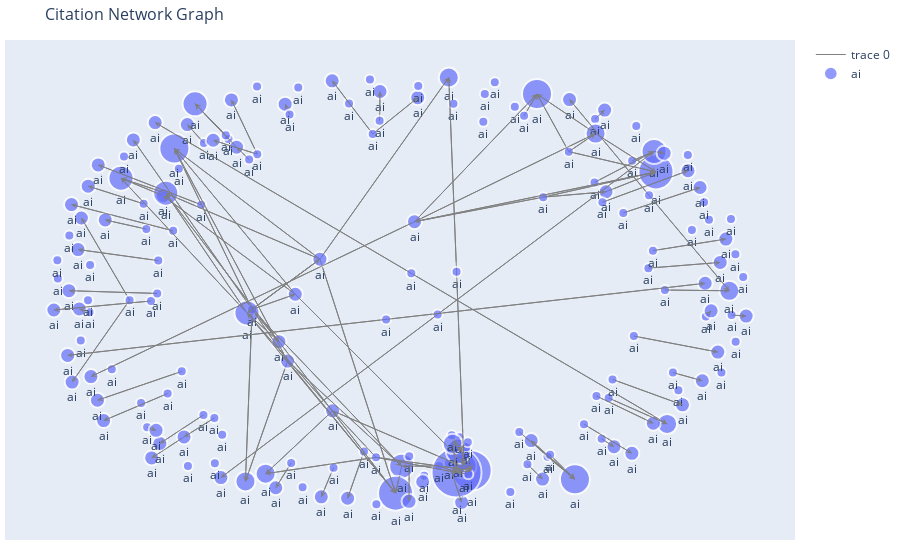

Notebook code cell kept with this figure:
### Code cell
sub_areas_of_interest = ['ai']  # Replace with your desired sub-area
ai_graph = filter_graph_by_sub_areas(G, sub_areas_of_interest)
draw_graph_plotly(ai_graph, sample_fraction=1.0)

### Figure 1 — Plotly figure (JSON) as saved in the notebook; plotly's stock layout.template omitted (floating-point values rounded to 4 significant figures; data arrays with more than 128 entries replaced by an {"elided": "..."} marker saying what was removed)
{"data": [{"hoverinfo": "none", "line": {"color": "gray", "width": 1}, "mode": "lines", "type": "scatter", "x": {"elided": "405 float values"}, "y": {"elided": "405 float values"}}, {"hoverinfo": "text", "marker": {"color": "#636EFA", "line": {"width": 2}, "size": {"elided": "185 int values"}}, "mode": "markers+text", "name": "ai", "text": {"elided": "185 str values"}, "textposition": "bottom center", "type": "scatter", "x": {"elided": "185 float values"}, "y": {"elided": "185 float values"}}], "layout": {"annotations": [{"arrowcolor": "gray", "arrowhead": 3, "arrowsize": 1, "arrowwidth": 1, "ax": 0.6761, "axref": "x", "ay": 0.6213, "ayref": "y", "showarrow": true, "x": 0.738, "xref": "x", "y": 0.6637, "yref": "y"}, {"arrowcolor": "gray", "arrowhead": 3, "arrowsize": 1, "arrowwidth": 1, "ax": -0.7, "axref": "x", "ay": 0.4252, "ayref": "y", "showarrow": true, "x": -0.856, "xref": "x", "y": 0.5057, "yref": "y"}, {"arrowcolor": "gray", "arrowhead": 3, "arrowsize": 1, "arrowwidth": 1, "ax": -0.461, "axref": "x", "ay": 0.7206, "ayref": "y", "showarrow": true, "x": -0.5551, "xref": "x", "y": 0.8804, "yref": "y"}, {"arrowcolor": "gray", "arrowhead": 3, "arrowsize": 1, "arrowwidth": 1, "ax": -0.5315, "axref": "x", "ay": -0.5353, "ayref": "y", "showarrow": true, "x": -0.6541, "xref": "x", "y": -0.6652, "yref": "y"}, {"arrowcolor": "gray", "arrowhead": 3, "arrowsize": 1, "arrowwidth": 1, "ax": 0.3812, "axref": "x", "ay": -0.7599, "ayref": "y", "showarrow": true, "x": 0.4238, "xref": "x", "y": -0.8271, "yref": "y"}, {"arrowcolor": "gray", "arrowhead": 3, "arrowsize": 1, "arrowwidth": 1, "ax": -0.03522, "axref": "x", "ay": 0.8035, "ayref": "y", "showarrow": true, "x": -0.03416, "xref": "x", "y": 0.9362, "yref": "y"}, {"arrowcolor": "gray", "arrowhead": 3, "arrowsize": 1, "arrowwidth": 1, "ax": 0.1595, "axref": "x", "ay": -0.7549, "ayref": "y", "showarrow": true, "x": 0.1959, "xref": "x", "y": -0.9327, "yref": "y"}, {"arrowcolor": "gray", "arrowhead": 3, "arrowsize": 1, "arrowwidth": 1, "ax": -0.3944, "axref": "x", "ay": -0.05507, "ayref": "y", "showarrow": true, "x": -0.2944, "xref": "x", "y": -0.2903, "yref": "y"}, {"arrowcolor": "gray", "arrowhead": 3, "arrowsize": 1, "arrowwidth": 1, "ax": -0.3944, "axref": "x", "ay": -0.05507, "ayref": "y", "showarrow": true, "x": -0.2034, "xref": "x", "y": 0.1736, "yref": "y"}, {"arrowcolor": "gray", "arrowhead": 3, "arrowsize": 1, "arrowwidth": 1, "ax": -0.3944, "axref": "x", "ay": -0.05507, "ayref": "y", "showarrow": true, "x": -0.4131, "xref": "x", "y": -0.8379, "yref": "y"}, {"arrowcolor": "gray", "arrowhead": 3, "arrowsize": 1, "arrowwidth": 1, "ax": -0.3944, "axref": "x", "ay": -0.05507, "ayref": "y", "showarrow": true, "x": -0.3189, "xref": "x", "y": -0.202, "yref": "y"}, {"arrowcolor": "gray", "arrowhead": 3, "arrowsize": 1, "arrowwidth": 1, "ax": -0.3944, "axref": "x", "ay": -0.05507, "ayref": "y", "showarrow": true, "x": 0.02703, "xref": "x", "y": -0.7683, "yref": "y"}, {"arrowcolor": "gray", "arrowhead": 3, "arrowsize": 1, "arrowwidth": 1, "ax": -0.3944, "axref": "x", "ay": -0.05507, "ayref": "y", "showarrow": true, "x": -0.7289, "xref": "x", "y": 0.7159, "yref": "y"}, {"arrowcolor": "gray", "arrowhead": 3, "arrowsize": 1, "arrowwidth": 1, "ax": -0.3944, "axref": "x", "ay": -0.05507, "ayref": "y", "showarrow": true, "x": -0.6134, "xref": "x", "y": 0.6769, "yref": "y"}, {"arrowcolor": "gray", "arrowhead": 3, "arrowsize": 1, "arrowwidth": 1, "ax": -0.3944, "axref": "x", "ay": -0.05507, "ayref": "y", "showarrow": true, "x": -0.2728, "xref": "x", "y": 0.01377, "yref": "y"}, {"arrowcolor": "gray", "arrowhead": 3, "arrowsize": 1, "arrowwidth": 1, "ax": -0.2944, "axref": "x", "ay": -0.2903, "ayref": "y", "showarrow": true, "x": 0.02703, "xref": "x", "y": -0.7683, "yref": "y"}, {"arrowcolor": "gray", "arrowhead": 3, "arrowsize": 1, "arrowwidth": 1, "ax": -0.2944, "axref": "x", "ay": -0.2903, "ayref": "y", "showarrow": true, "x": -0.6134, "xref": "x", "y": 0.6769, "yref": "y"}, {"arrowcolor": "gray", "arrowhead": 3, "arrowsize": 1, "arrowwidth": 1, "ax": -0.2944, "axref": "x", "ay": -0.2903, "ayref": "y", "showarrow": true, "x": -0.4131, "xref": "x", "y": -0.8379, "yref": "y"}, {"arrowcolor": "gray", "arrowhead": 3, "arrowsize": 1, "arrowwidth": 1, "ax": -0.2944, "axref": "x", "ay": -0.2903, "ayref": "y", "showarrow": true, "x": 0.009695, "xref": "x", "y": -0.891, "yref": "y"}, {"arrowcolor": "gray", "arrowhead": 3, "arrowsize": 1, "arrowwidth": 1, "ax": -0.2034, "axref": "x", "ay": 0.1736, "ayref": "y", "showarrow": true, "x": -0.6134, "xref": "x", "y": 0.6769, "yref": "y"}, {"arrowcolor": "gray", "arrowhead": 3, "arrowsize": 1, "arrowwidth": 1, "ax": -0.2034, "axref": "x", "ay": 0.1736, "ayref": "y", "showarrow": true, "x": -0.6376, "xref": "x", "y": 0.4737, "yref": "y"}, {"arrowcolor": "gray", "arrowhead": 3, "arrowsize": 1, "arrowwidth": 1, "ax": -0.2034, "axref": "x", "ay": 0.1736, "ayref": "y", "showarrow": true, "x": 0.1596, "xref": "x", "y": 1, "yref": "y"}, {"arrowcolor": "gray", "arrowhead": 3, "arrowsize": 1, "arrowwidth": 1, "ax": -0.2034, "axref": "x", "ay": 0.1736, "ayref": "y", "showarrow": true, "x": 0.009695, "xref": "x", "y": -0.891, "yref": "y"}, {"arrowcolor": "gray", "arrowhead": 3, "arrowsize": 1, "arrowwidth": 1, "ax": -0.2034, "axref": "x", "ay": 0.1736, "ayref": "y", "showarrow": true, "x": -0.4088, "xref": "x", "y": -0.07131, "yref": "y"}, {"arrowcolor": "gray", "arrowhead": 3, "arrowsize": 1, "arrowwidth": 1, "ax": -0.3189, "axref": "x", "ay": -0.202, "ayref": "y", "showarrow": true, "x": -0.4088, "xref": "x", "y": -0.07131, "yref": "y"}, {"arrowcolor": "gray", "arrowhead": 3, "arrowsize": 1, "arrowwidth": 1, "ax": -0.3189, "axref": "x", "ay": -0.202, "ayref": "y", "showarrow": true, "x": 0.009695, "xref": "x", "y": -0.891, "yref": "y"}, {"arrowcolor": "gray", "arrowhead": 3, "arrowsize": 1, "arrowwidth": 1, "ax": -0.3189, "axref": "x", "ay": -0.202, "ayref": "y", "showarrow": true, "x": -0.6376, "xref": "x", "y": 0.4737, "yref": "y"}, {"arrowcolor": "gray", "arrowhead": 3, "arrowsize": 1, "arrowwidth": 1, "ax": 0.02703, "axref": "x", "ay": -0.7683, "ayref": "y", "showarrow": true, "x": 0.009695, "xref": "x", "y": -0.891, "yref": "y"}, {"arrowcolor": "gray", "arrowhead": 3, "arrowsize": 1, "arrowwidth": 1, "ax": -0.4088, "axref": "x", "ay": -0.07131, "ayref": "y", "showarrow": true, "x": -0.6376, "xref": "x", "y": 0.4737, "yref": "y"}, {"arrowcolor": "gray", "arrowhead": 3, "arrowsize": 1, "arrowwidth": 1, "ax": -0.4088, "axref": "x", "ay": -0.07131, "ayref": "y", "showarrow": true, "x": -0.7636, "xref": "x", "y": 0.5419, "yref": "y"}, {"arrowcolor": "gray", "arrowhead": 3, "arrowsize": 1, "arrowwidth": 1, "ax": -0.4088, "axref": "x", "ay": -0.07131, "ayref": "y", "showarrow": true, "x": 0.009695, "xref": "x", "y": -0.891, "yref": "y"}, {"arrowcolor": "gray", "arrowhead": 3, "arrowsize": 1, "arrowwidth": 1, "ax": 0.5717, "axref": "x", "ay": 0.8107, "ayref": "y", "showarrow": true, "x": 0.5987, "xref": "x", "y": 0.8519, "yref": "y"}, {"arrowcolor": "gray", "arrowhead": 3, "arrowsize": 1, "arrowwidth": 1, "ax": -0.5925, "axref": "x", "ay": -0.337, "ayref": "y", "showarrow": true, "x": -0.8299, "xref": "x", "y": -0.4684, "yref": "y"}, {"arrowcolor": "gray", "arrowhead": 3, "arrowsize": 1, "arrowwidth": 1, "ax": -0.2728, "axref": "x", "ay": 0.01377, "ayref": "y", "showarrow": true, "x": -0.6134, "xref": "x", "y": 0.6769, "yref": "y"}, {"arrowcolor": "gray", "arrowhead": 3, "arrowsize": 1, "arrowwidth": 1, "ax": -0.2728, "axref": "x", "ay": 0.01377, "ayref": "y", "showarrow": true, "x": -0.6448, "xref": "x", "y": 0.4623, "yref": "y"}, {"arrowcolor": "gray", "arrowhead": 3, "arrowsize": 1, "arrowwidth": 1, "ax": -0.2728, "axref": "x", "ay": 0.01377, "ayref": "y", "showarrow": true, "x": 0.224, "xref": "x", "y": -0.7882, "yref": "y"}, {"arrowcolor": "gray", "arrowhead": 3, "arrowsize": 1, "arrowwidth": 1, "ax": -0.6448, "axref": "x", "ay": 0.4623, "ayref": "y", "showarrow": true, "x": -0.7636, "xref": "x", "y": 0.5419, "yref": "y"}, {"arrowcolor": "gray", "arrowhead": 3, "arrowsize": 1, "arrowwidth": 1, "ax": 0.224, "axref": "x", "ay": -0.7882, "ayref": "y", "showarrow": true, "x": 0.1815, "xref": "x", "y": -0.7972, "yref": "y"}, {"arrowcolor": "gray", "arrowhead": 3, "arrowsize": 1, "arrowwidth": 1, "ax": -0.5302, "axref": "x", "ay": 0.7019, "ayref": "y", "showarrow": true, "x": -0.5768, "xref": "x", "y": 0.7858, "yref": "y"}, {"arrowcolor": "gray", "arrowhead": 3, "arrowsize": 1, "arrowwidth": 1, "ax": -0.6168, "axref": "x", "ay": 0.3024, "ayref": "y", "showarrow": true, "x": -0.9031, "xref": "x", "y": 0.422, "yref": "y"}, {"arrowcolor": "gray", "arrowhead": 3, "arrowsize": 1, "arrowwidth": 1, "ax": 0.5404, "axref": "x", "ay": -0.5775, "ayref": "y", "showarrow": true, "x": 0.6754, "xref": "x", "y": -0.71, "yref": "y"}, {"arrowcolor": "gray", "arrowhead": 3, "arrowsize": 1, "arrowwidth": 1, "ax": 0.7347, "axref": "x", "ay": 0.2122, "ayref": "y", "showarrow": true, "x": 0.9401, "xref": "x", "y": 0.265, "yref": "y"}, {"arrowcolor": "gray", "arrowhead": 3, "arrowsize": 1, "arrowwidth": 1, "ax": 0.1323, "axref": "x", "ay": -0.7676, "ayref": "y", "showarrow": true, "x": 0.02703, "xref": "x", "y": -0.7683, "yref": "y"}, {"arrowcolor": "gray", "arrowhead": 3, "arrowsize": 1, "arrowwidth": 1, "ax": 0.1323, "axref": "x", "ay": -0.7676, "ayref": "y", "showarrow": true, "x": 0.224, "xref": "x", "y": -0.7882, "yref": "y"}, {"arrowcolor": "gray", "arrowhead": 3, "arrowsize": 1, "arrowwidth": 1, "ax": 0.1323, "axref": "x", "ay": -0.7676, "ayref": "y", "showarrow": true, "x": 0.1815, "xref": "x", "y": -0.7972, "yref": "y"}, {"arrowcolor": "gray", "arrowhead": 3, "arrowsize": 1, "arrowwidth": 1, "ax": 0.6027, "axref": "x", "ay": 0.4802, "ayref": "y", "showarrow": true, "x": 0.7432, "xref": "x", "y": 0.5704, "yref": "y"}, {"arrowcolor": "gray", "arrowhead": 3, "arrowsize": 1, "arrowwidth": 1, "ax": 0.4257, "axref": "x", "ay": 0.4556, "ayref": "y", "showarrow": true, "x": 0.6027, "xref": "x", "y": 0.4802, "yref": "y"}, {"arrowcolor": "gray", "arrowhead": 3, "arrowsize": 1, "arrowwidth": 1, "ax": 0.4257, "axref": "x", "ay": 0.4556, "ayref": "y", "showarrow": true, "x": 0.7432, "xref": "x", "y": 0.5704, "yref": "y"}, {"arrowcolor": "gray", "arrowhead": 3, "arrowsize": 1, "arrowwidth": 1, "ax": 0.4257, "axref": "x", "ay": 0.4556, "ayref": "y", "showarrow": true, "x": 0.06305, "xref": "x", "y": 0.344, "yref": "y"}, {"arrowcolor": "gray", "arrowhead": 3, "arrowsize": 1, "arrowwidth": 1, "ax": 0.7219, "axref": "x", "ay": 0.1327, "ayref": "y", "showarrow": true, "x": 0.9241, "xref": "x", "y": 0.1587, "yref": "y"}, {"arrowcolor": "gray", "arrowhead": 3, "arrowsize": 1, "arrowwidth": 1, "ax": 0.2025, "axref": "x", "ay": -0.7677, "ayref": "y", "showarrow": true, "x": 0.1815, "xref": "x", "y": -0.7972, "yref": "y"}, {"arrowcolor": "gray", "arrowhead": 3, "arrowsize": 1, "arrowwidth": 1, "ax": 0.1901, "axref": "x", "ay": -0.6364, "ayref": "y", "showarrow": true, "x": 0.2025, "xref": "x", "y": -0.7677, "yref": "y"}, {"arrowcolor": "gray", "arrowhead": 3, "arrowsize": 1, "arrowwidth": 1, "ax": 0.1901, "axref": "x", "ay": -0.6364, "ayref": "y", "showarrow": true, "x": 0.1865, "xref": "x", "y": -0.7007, "yref": "y"}, {"arrowcolor": "gray", "arrowhead": 3, "arrowsize": 1, "arrowwidth": 1, "ax": 0.1901, "axref": "x", "ay": -0.6364, "ayref": "y", "showarrow": true, "x": 0.1705, "xref": "x", "y": -0.6668, "yref": "y"}, {"arrowcolor": "gray", "arrowhead": 3, "arrowsize": 1, "arrowwidth": 1, "ax": 0.1815, "axref": "x", "ay": 0.1164, "ayref": "y", "showarrow": true, "x": 0.2025, "xref": "x", "y": -0.7677, "yref": "y"}, {"arrowcolor": "gray", "arrowhead": 3, "arrowsize": 1, "arrowwidth": 1, "ax": 0.1815, "axref": "x", "ay": 0.1164, "ayref": "y", "showarrow": true, "x": 0.1596, "xref": "x", "y": 1, "yref": "y"}, {"arrowcolor": "gray", "arrowhead": 3, "arrowsize": 1, "arrowwidth": 1, "ax": 0.1865, "axref": "x", "ay": -0.7007, "ayref": "y", "showarrow": true, "x": 0.2025, "xref": "x", "y": -0.7677, "yref": "y"}, {"arrowcolor": "gray", "arrowhead": 3, "arrowsize": 1, "arrowwidth": 1, "ax": 0.1865, "axref": "x", "ay": -0.7007, "ayref": "y", "showarrow": true, "x": 0.1815, "xref": "x", "y": -0.7972, "yref": "y"}, {"arrowcolor": "gray", "arrowhead": 3, "arrowsize": 1, "arrowwidth": 1, "ax": 0.1283, "axref": "x", "ay": -0.07777, "ayref": "y", "showarrow": true, "x": -0.4823, "xref": "x", "y": -0.8204, "yref": "y"}, {"arrowcolor": "gray", "arrowhead": 3, "arrowsize": 1, "arrowwidth": 1, "ax": 0.1283, "axref": "x", "ay": -0.07777, "ayref": "y", "showarrow": true, "x": 0.738, "xref": "x", "y": 0.6637, "yref": "y"}, {"arrowcolor": "gray", "arrowhead": 3, "arrowsize": 1, "arrowwidth": 1, "ax": 0.5924, "axref": "x", "ay": 0.4326, "ayref": "y", "showarrow": true, "x": 0.8334, "xref": "x", "y": 0.5758, "yref": "y"}, {"arrowcolor": "gray", "arrowhead": 3, "arrowsize": 1, "arrowwidth": 1, "ax": 0.61, "axref": "x", "ay": -0.4584, "ayref": "y", "showarrow": true, "x": 0.7747, "xref": "x", "y": -0.576, "yref": "y"}, {"arrowcolor": "gray", "arrowhead": 3, "arrowsize": 1, "arrowwidth": 1, "ax": 0.3717, "axref": "x", "ay": 0.8257, "ayref": "y", "showarrow": true, "x": 0.4081, "xref": "x", "y": 0.9248, "yref": "y"}, {"arrowcolor": "gray", "arrowhead": 3, "arrowsize": 1, "arrowwidth": 1, "ax": -0.8524, "axref": "x", "ay": -0.06772, "ayref": "y", "showarrow": true, "x": -0.8811, "xref": "x", "y": -0.05305, "yref": "y"}, {"arrowcolor": "gray", "arrowhead": 3, "arrowsize": 1, "arrowwidth": 1, "ax": -0.6792, "axref": "x", "ay": -0.01681, "ayref": "y", "showarrow": true, "x": -0.9528, "xref": "x", "y": -0.05784, "yref": "y"}, {"arrowcolor": "gray", "arrowhead": 3, "arrowsize": 1, "arrowwidth": 1, "ax": -0.04538, "axref": "x", "ay": -0.7281, "ayref": "y", "showarrow": true, "x": -0.3563, "xref": "x", "y": -0.8026, "yref": "y"}, {"arrowcolor": "gray", "arrowhead": 3, "arrowsize": 1, "arrowwidth": 1, "ax": -0.04538, "axref": "x", "ay": -0.7281, "ayref": "y", "showarrow": true, "x": 0.224, "xref": "x", "y": -0.7882, "yref": "y"}, {"arrowcolor": "gray", "arrowhead": 3, "arrowsize": 1, "arrowwidth": 1, "ax": -0.04538, "axref": "x", "ay": -0.7281, "ayref": "y", "showarrow": true, "x": 0.1815, "xref": "x", "y": -0.7972, "yref": "y"}, {"arrowcolor": "gray", "arrowhead": 3, "arrowsize": 1, "arrowwidth": 1, "ax": -0.04538, "axref": "x", "ay": -0.7281, "ayref": "y", "showarrow": true, "x": -0.1675, "xref": "x", "y": -0.5165, "yref": "y"}, {"arrowcolor": "gray", "arrowhead": 3, "arrowsize": 1, "arrowwidth": 1, "ax": -0.05461, "axref": "x", "ay": 0.7431, "ayref": "y", "showarrow": true, "x": 0.07217, "xref": "x", "y": 0.908, "yref": "y"}, {"arrowcolor": "gray", "arrowhead": 3, "arrowsize": 1, "arrowwidth": 1, "ax": -0.05461, "axref": "x", "ay": 0.7431, "ayref": "y", "showarrow": true, "x": -0.1688, "xref": "x", "y": 0.9851, "yref": "y"}, {"arrowcolor": "gray", "arrowhead": 3, "arrowsize": 1, "arrowwidth": 1, "ax": 0.09025, "axref": "x", "ay": -0.8125, "ayref": "y", "showarrow": true, "x": 0.08614, "xref": "x", "y": -0.8393, "yref": "y"}, {"arrowcolor": "gray", "arrowhead": 3, "arrowsize": 1, "arrowwidth": 1, "ax": -0.0169, "axref": "x", "ay": -0.1005, "ayref": "y", "showarrow": true, "x": 0.8818, "xref": "x", "y": 0.06377, "yref": "y"}, {"arrowcolor": "gray", "arrowhead": 3, "arrowsize": 1, "arrowwidth": 1, "ax": -0.0169, "axref": "x", "ay": -0.1005, "ayref": "y", "showarrow": true, "x": -0.9139, "xref": "x", "y": -0.2643, "yref": "y"}, {"arrowcolor": "gray", "arrowhead": 3, "arrowsize": 1, "arrowwidth": 1, "ax": -0.6617, "axref": "x", "ay": 0.01746, "ayref": "y", "showarrow": true, "x": -0.9103, "xref": "x", "y": 0.03001, "yref": "y"}, {"arrowcolor": "gray", "arrowhead": 3, "arrowsize": 1, "arrowwidth": 1, "ax": 0.4977, "axref": "x", "ay": 0.6627, "ayref": "y", "showarrow": true, "x": 0.7432, "xref": "x", "y": 0.5704, "yref": "y"}, {"arrowcolor": "gray", "arrowhead": 3, "arrowsize": 1, "arrowwidth": 1, "ax": 0.4977, "axref": "x", "ay": 0.6627, "ayref": "y", "showarrow": true, "x": 0.5731, "xref": "x", "y": 0.7451, "yref": "y"}, {"arrowcolor": "gray", "arrowhead": 3, "arrowsize": 1, "arrowwidth": 1, "ax": 0.4977, "axref": "x", "ay": 0.6627, "ayref": "y", "showarrow": true, "x": 0.4081, "xref": "x", "y": 0.9248, "yref": "y"}, {"arrowcolor": "gray", "arrowhead": 3, "arrowsize": 1, "arrowwidth": 1, "ax": 0.5731, "axref": "x", "ay": 0.7451, "ayref": "y", "showarrow": true, "x": 0.4081, "xref": "x", "y": 0.9248, "yref": "y"}, {"arrowcolor": "gray", "arrowhead": 3, "arrowsize": 1, "arrowwidth": 1, "ax": 0.5731, "axref": "x", "ay": 0.7451, "ayref": "y", "showarrow": true, "x": 0.7432, "xref": "x", "y": 0.5704, "yref": "y"}, {"arrowcolor": "gray", "arrowhead": 3, "arrowsize": 1, "arrowwidth": 1, "ax": -0.2889, "axref": "x", "ay": 0.8319, "ayref": "y", "showarrow": true, "x": -0.3013, "xref": "x", "y": 0.8788, "yref": "y"}, {"arrowcolor": "gray", "arrowhead": 3, "arrowsize": 1, "arrowwidth": 1, "ax": 0.3582, "axref": "x", "ay": -0.6127, "ayref": "y", "showarrow": true, "x": 0.515, "xref": "x", "y": -0.8284, "yref": "y"}, {"arrowcolor": "gray", "arrowhead": 3, "arrowsize": 1, "arrowwidth": 1, "ax": -0.6922, "axref": "x", "ay": 0.3102, "ayref": "y", "showarrow": true, "x": -0.8081, "xref": "x", "y": 0.3518, "yref": "y"}, {"arrowcolor": "gray", "arrowhead": 3, "arrowsize": 1, "arrowwidth": 1, "ax": 0.8838, "axref": "x", "ay": -0.08782, "ayref": "y", "showarrow": true, "x": 0.8986, "xref": "x", "y": -0.06155, "yref": "y"}, {"arrowcolor": "gray", "arrowhead": 3, "arrowsize": 1, "arrowwidth": 1, "ax": -0.2844, "axref": "x", "ay": -0.7534, "ayref": "y", "showarrow": true, "x": -0.3278, "xref": "x", "y": -0.8665, "yref": "y"}, {"arrowcolor": "gray", "arrowhead": 3, "arrowsize": 1, "arrowwidth": 1, "ax": 0.7685, "axref": "x", "ay": 0.03319, "ayref": "y", "showarrow": true, "x": 0.9498, "xref": "x", "y": 0.0296, "yref": "y"}, {"arrowcolor": "gray", "arrowhead": 3, "arrowsize": 1, "arrowwidth": 1, "ax": -0.3799, "axref": "x", "ay": 0.6511, "ayref": "y", "showarrow": true, "x": -0.4526, "xref": "x", "y": 0.8981, "yref": "y"}, {"arrowcolor": "gray", "arrowhead": 3, "arrowsize": 1, "arrowwidth": 1, "ax": -0.3799, "axref": "x", "ay": 0.6511, "ayref": "y", "showarrow": true, "x": -0.5039, "xref": "x", "y": 0.7146, "yref": "y"}, {"arrowcolor": "gray", "arrowhead": 3, "arrowsize": 1, "arrowwidth": 1, "ax": 0.738, "axref": "x", "ay": 0.6637, "ayref": "y", "showarrow": true, "x": 0.7662, "xref": "x", "y": 0.6556, "yref": "y"}, {"arrowcolor": "gray", "arrowhead": 3, "arrowsize": 1, "arrowwidth": 1, "ax": 0.5701, "axref": "x", "ay": 0.5228, "ayref": "y", "showarrow": true, "x": 0.738, "xref": "x", "y": 0.6637, "yref": "y"}, {"arrowcolor": "gray", "arrowhead": 3, "arrowsize": 1, "arrowwidth": 1, "ax": -0.7395, "axref": "x", "ay": -0.01306, "ayref": "y", "showarrow": true, "x": -0.8753, "xref": "x", "y": 0.3609, "yref": "y"}, {"arrowcolor": "gray", "arrowhead": 3, "arrowsize": 1, "arrowwidth": 1, "ax": -0.7395, "axref": "x", "ay": -0.01306, "ayref": "y", "showarrow": true, "x": -0.9014, "xref": "x", "y": -0.3856, "yref": "y"}, {"arrowcolor": "gray", "arrowhead": 3, "arrowsize": 1, "arrowwidth": 1, "ax": 0.3917, "axref": "x", "ay": -0.6518, "ayref": "y", "showarrow": true, "x": 0.515, "xref": "x", "y": -0.8284, "yref": "y"}, {"arrowcolor": "gray", "arrowhead": 3, "arrowsize": 1, "arrowwidth": 1, "ax": 0.4378, "axref": "x", "ay": -0.7257, "ayref": "y", "showarrow": true, "x": 0.3917, "xref": "x", "y": -0.6518, "yref": "y"}, {"arrowcolor": "gray", "arrowhead": 3, "arrowsize": 1, "arrowwidth": 1, "ax": 0.4378, "axref": "x", "ay": -0.7257, "ayref": "y", "showarrow": true, "x": 0.515, "xref": "x", "y": -0.8284, "yref": "y"}, {"arrowcolor": "gray", "arrowhead": 3, "arrowsize": 1, "arrowwidth": 1, "ax": 0.5756, "axref": "x", "ay": -0.4493, "ayref": "y", "showarrow": true, "x": 0.7356, "xref": "x", "y": -0.5732, "yref": "y"}, {"arrowcolor": "gray", "arrowhead": 3, "arrowsize": 1, "arrowwidth": 1, "ax": -0.4685, "axref": "x", "ay": 0.7378, "ayref": "y", "showarrow": true, "x": -0.5551, "xref": "x", "y": 0.8804, "yref": "y"}, {"arrowcolor": "gray", "arrowhead": 3, "arrowsize": 1, "arrowwidth": 1, "ax": -0.4382, "axref": "x", "ay": 0.683, "ayref": "y", "showarrow": true, "x": -0.5551, "xref": "x", "y": 0.8804, "yref": "y"}, {"arrowcolor": "gray", "arrowhead": 3, "arrowsize": 1, "arrowwidth": 1, "ax": -0.6901, "axref": "x", "ay": -0.5918, "ayref": "y", "showarrow": true, "x": -0.6648, "xref": "x", "y": -0.6055, "yref": "y"}, {"arrowcolor": "gray", "arrowhead": 3, "arrowsize": 1, "arrowwidth": 1, "ax": 0.9562, "axref": "x", "ay": -0.08062, "ayref": "y", "showarrow": true, "x": 0.9972, "xref": "x", "y": -0.08547, "yref": "y"}, {"arrowcolor": "gray", "arrowhead": 3, "arrowsize": 1, "arrowwidth": 1, "ax": 0.4448, "axref": "x", "ay": -0.7164, "ayref": "y", "showarrow": true, "x": 0.515, "xref": "x", "y": -0.8284, "yref": "y"}, {"arrowcolor": "gray", "arrowhead": 3, "arrowsize": 1, "arrowwidth": 1, "ax": -0.6376, "axref": "x", "ay": 0.4737, "ayref": "y", "showarrow": true, "x": -0.7636, "xref": "x", "y": 0.5419, "yref": "y"}, {"arrowcolor": "gray", "arrowhead": 3, "arrowsize": 1, "arrowwidth": 1, "ax": 0.5902, "axref": "x", "ay": -0.644, "ayref": "y", "showarrow": true, "x": 0.6251, "xref": "x", "y": -0.6799, "yref": "y"}, {"arrowcolor": "gray", "arrowhead": 3, "arrowsize": 1, "arrowwidth": 1, "ax": 0.06305, "axref": "x", "ay": 0.344, "ayref": "y", "showarrow": true, "x": 0.4081, "xref": "x", "y": 0.9248, "yref": "y"}, {"arrowcolor": "gray", "arrowhead": 3, "arrowsize": 1, "arrowwidth": 1, "ax": 0.06305, "axref": "x", "ay": 0.344, "ayref": "y", "showarrow": true, "x": 0.7432, "xref": "x", "y": 0.5704, "yref": "y"}, {"arrowcolor": "gray", "arrowhead": 3, "arrowsize": 1, "arrowwidth": 1, "ax": 0.06305, "axref": "x", "ay": 0.344, "ayref": "y", "showarrow": true, "x": -0.8484, "xref": "x", "y": -0.3609, "yref": "y"}, {"arrowcolor": "gray", "arrowhead": 3, "arrowsize": 1, "arrowwidth": 1, "ax": 0.06305, "axref": "x", "ay": 0.344, "ayref": "y", "showarrow": true, "x": 0.5731, "xref": "x", "y": 0.7451, "yref": "y"}, {"arrowcolor": "gray", "arrowhead": 3, "arrowsize": 1, "arrowwidth": 1, "ax": -0.5378, "axref": "x", "ay": 0.421, "ayref": "y", "showarrow": true, "x": -0.8278, "xref": "x", "y": 0.6023, "yref": "y"}, {"arrowcolor": "gray", "arrowhead": 3, "arrowsize": 1, "arrowwidth": 1, "ax": 0.1678, "axref": "x", "ay": -0.6271, "ayref": "y", "showarrow": true, "x": 0.1815, "xref": "x", "y": -0.7972, "yref": "y"}, {"arrowcolor": "gray", "arrowhead": 3, "arrowsize": 1, "arrowwidth": 1, "ax": 0.1705, "axref": "x", "ay": -0.6668, "ayref": "y", "showarrow": true, "x": 0.1815, "xref": "x", "y": -0.7972, "yref": "y"}, {"arrowcolor": "gray", "arrowhead": 3, "arrowsize": 1, "arrowwidth": 1, "ax": -0.6587, "axref": "x", "ay": 0.1669, "ayref": "y", "showarrow": true, "x": -0.8846, "xref": "x", "y": 0.2173, "yref": "y"}, {"arrowcolor": "gray", "arrowhead": 3, "arrowsize": 1, "arrowwidth": 1, "ax": 0.0481, "axref": "x", "ay": -0.723, "ayref": "y", "showarrow": true, "x": 0.04764, "xref": "x", "y": -0.9283, "yref": "y"}, {"arrowcolor": "gray", "arrowhead": 3, "arrowsize": 1, "arrowwidth": 1, "ax": 0.6512, "axref": "x", "ay": 0.3839, "ayref": "y", "showarrow": true, "x": 0.8674, "xref": "x", "y": 0.4995, "yref": "y"}, {"arrowcolor": "gray", "arrowhead": 3, "arrowsize": 1, "arrowwidth": 1, "ax": 0.7237, "axref": "x", "ay": 0.464, "ayref": "y", "showarrow": true, "x": 0.4998, "xref": "x", "y": 0.8998, "yref": "y"}, {"arrowcolor": "gray", "arrowhead": 3, "arrowsize": 1, "arrowwidth": 1, "ax": 0.7237, "axref": "x", "ay": 0.464, "ayref": "y", "showarrow": true, "x": 0.9498, "xref": "x", "y": 0.0296, "yref": "y"}, {"arrowcolor": "gray", "arrowhead": 3, "arrowsize": 1, "arrowwidth": 1, "ax": -0.1649, "axref": "x", "ay": -0.7752, "ayref": "y", "showarrow": true, "x": -0.1995, "xref": "x", "y": -0.9077, "yref": "y"}, {"arrowcolor": "gray", "arrowhead": 3, "arrowsize": 1, "arrowwidth": 1, "ax": -0.4029, "axref": "x", "ay": 0.6268, "ayref": "y", "showarrow": true, "x": -0.4382, "xref": "x", "y": 0.683, "yref": "y"}, {"arrowcolor": "gray", "arrowhead": 3, "arrowsize": 1, "arrowwidth": 1, "ax": 0.681, "axref": "x", "ay": -0.1764, "ayref": "y", "showarrow": true, "x": 0.9175, "xref": "x", "y": -0.2493, "yref": "y"}, {"arrowcolor": "gray", "arrowhead": 3, "arrowsize": 1, "arrowwidth": 1, "ax": 0.6209, "axref": "x", "ay": -0.3736, "ayref": "y", "showarrow": true, "x": 0.818, "xref": "x", "y": -0.4894, "yref": "y"}, {"arrowcolor": "gray", "arrowhead": 3, "arrowsize": 1, "arrowwidth": 1, "ax": 0.7911, "axref": "x", "ay": -0.3425, "ayref": "y", "showarrow": true, "x": 0.8738, "xref": "x", "y": -0.3797, "yref": "y"}, {"arrowcolor": "gray", "arrowhead": 3, "arrowsize": 1, "arrowwidth": 1, "ax": 0.05413, "axref": "x", "ay": 0.1091, "ayref": "y", "showarrow": true, "x": -0.6674, "xref": "x", "y": 0.7951, "yref": "y"}, {"arrowcolor": "gray", "arrowhead": 3, "arrowsize": 1, "arrowwidth": 1, "ax": 0.05413, "axref": "x", "ay": 0.1091, "ayref": "y", "showarrow": true, "x": 0.7747, "xref": "x", "y": -0.576, "yref": "y"}, {"arrowcolor": "gray", "arrowhead": 3, "arrowsize": 1, "arrowwidth": 1, "ax": 0.2089, "axref": "x", "ay": -0.6827, "ayref": "y", "showarrow": true, "x": 0.1865, "xref": "x", "y": -0.7007, "yref": "y"}, {"arrowcolor": "gray", "arrowhead": 3, "arrowsize": 1, "arrowwidth": 1, "ax": 0.2089, "axref": "x", "ay": -0.6827, "ayref": "y", "showarrow": true, "x": 0.224, "xref": "x", "y": -0.7882, "yref": "y"}, {"arrowcolor": "gray", "arrowhead": 3, "arrowsize": 1, "arrowwidth": 1, "ax": 0.2089, "axref": "x", "ay": -0.6827, "ayref": "y", "showarrow": true, "x": 0.1705, "xref": "x", "y": -0.6668, "yref": "y"}, {"arrowcolor": "gray", "arrowhead": 3, "arrowsize": 1, "arrowwidth": 1, "ax": -0.5007, "axref": "x", "ay": -0.5489, "ayref": "y", "showarrow": true, "x": -0.5861, "xref": "x", "y": -0.6354, "yref": "y"}, {"arrowcolor": "gray", "arrowhead": 3, "arrowsize": 1, "arrowwidth": 1, "ax": -0.5861, "axref": "x", "ay": -0.6354, "ayref": "y", "showarrow": true, "x": -0.6773, "xref": "x", "y": -0.7309, "yref": "y"}, {"arrowcolor": "gray", "arrowhead": 3, "arrowsize": 1, "arrowwidth": 1, "ax": -0.6324, "axref": "x", "ay": -0.4379, "ayref": "y", "showarrow": true, "x": -0.8126, "xref": "x", "y": -0.561, "yref": "y"}, {"arrowcolor": "gray", "arrowhead": 3, "arrowsize": 1, "arrowwidth": 1, "ax": -0.07922, "axref": "x", "ay": -0.7017, "ayref": "y", "showarrow": true, "x": -0.1253, "xref": "x", "y": -0.9144, "yref": "y"}, {"arrowcolor": "gray", "arrowhead": 3, "arrowsize": 1, "arrowwidth": 1, "ax": -0.1675, "axref": "x", "ay": -0.5165, "ayref": "y", "showarrow": true, "x": -0.4088, "xref": "x", "y": -0.07131, "yref": "y"}, {"arrowcolor": "gray", "arrowhead": 3, "arrowsize": 1, "arrowwidth": 1, "ax": -0.1675, "axref": "x", "ay": -0.5165, "ayref": "y", "showarrow": true, "x": 0.224, "xref": "x", "y": -0.7882, "yref": "y"}, {"arrowcolor": "gray", "arrowhead": 3, "arrowsize": 1, "arrowwidth": 1, "ax": -0.1675, "axref": "x", "ay": -0.5165, "ayref": "y", "showarrow": true, "x": -0.3563, "xref": "x", "y": -0.8026, "yref": "y"}, {"arrowcolor": "gray", "arrowhead": 3, "arrowsize": 1, "arrowwidth": 1, "ax": 0.2148, "axref": "x", "ay": -0.8046, "ayref": "y", "showarrow": true, "x": 0.224, "xref": "x", "y": -0.7882, "yref": "y"}, {"arrowcolor": "gray", "arrowhead": 3, "arrowsize": 1, "arrowwidth": 1, "ax": 0.2148, "axref": "x", "ay": -0.8046, "ayref": "y", "showarrow": true, "x": 0.1815, "xref": "x", "y": -0.7972, "yref": "y"}, {"arrowcolor": "gray", "arrowhead": 3, "arrowsize": 1, "arrowwidth": 1, "ax": 0.2132, "axref": "x", "ay": -0.6591, "ayref": "y", "showarrow": true, "x": 0.1865, "xref": "x", "y": -0.7007, "yref": "y"}], "hovermode": "closest", "margin": {"b": 20, "l": 5, "r": 5, "t": 40}, "showlegend": true, "title": {"font": {"size": 16}, "text": "Citation Network Graph"}, "xaxis": {"showgrid": false, "showticklabels": false, "zeroline": false}, "yaxis": {"showgrid": false, "showticklabels": false, "zeroline": false}}}
